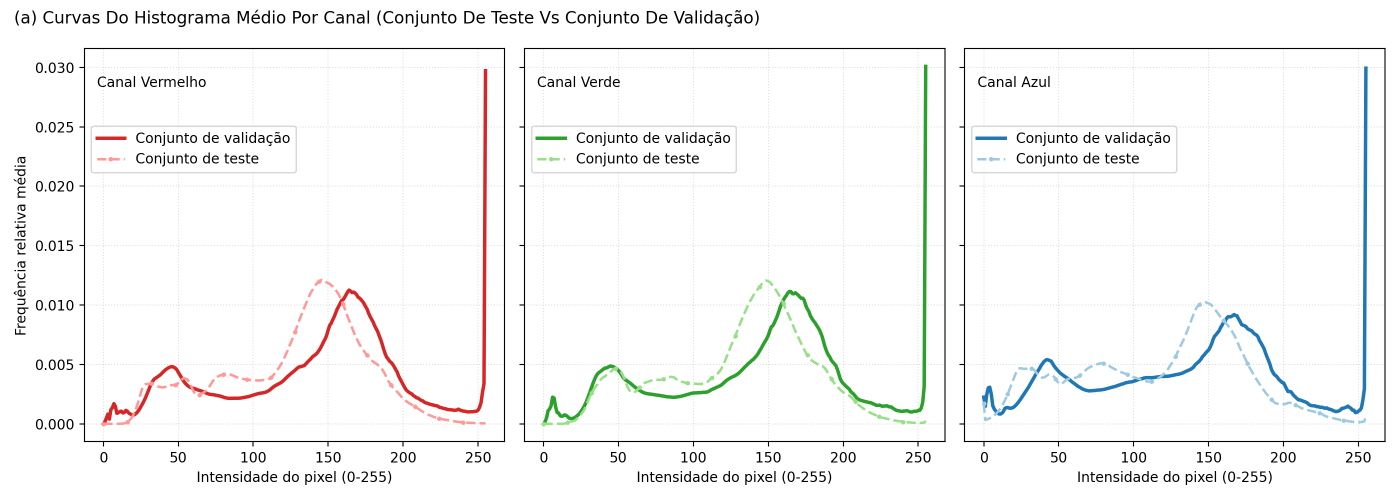
#> input picture dataset/testing/histograma_medio_rgb_test_vs_valid.png, 2800 x 1000 px (shown at 1/2 size); its folder holds only this picture in this run
$ python -i cut_code_testing.py   (imports and definitions only)
#> lines starting #> are read from the running program, lines starting #| are printed output that depends on the picture
import os
import numpy as np
import cv2 as cv2
import matplotlib.pyplot as plt
import tqdm
import os
import re

folder_path = "dataset//testing//hopper"
save_path = "dataset//testing//processed"
initial_number = 482

my_current_dir = os.getcwd()
folder_path = os.path.join(my_current_dir, folder_path)
save_path = os.path.join(my_current_dir, save_path)


target_shape = (2000, 2000) # altura, largura

def crop_bottom_center(
    img,
    crop_h=1500,
    crop_w=1500,
    horizontal_shift=0,   # negativo = esquerda, positivo = direita
    start_row=None        # None = começa no fundo (default)
):
    height, width, _ = img.shape

    # centro horizontal da imagem
    cx = width // 2

    # aplica o deslocamento horizontal
    cx = cx + horizontal_shift

    # limita para não sair da imagem
    cx = max(crop_w // 2, min(width - crop_w // 2, cx))

    # linha inicial (se None, usa o fundo padrão)
    if start_row is None:
        start_row = height - crop_h

    # garante que não passe dos limites
    start_row = max(0, min(height - crop_h, start_row))


    end_row = start_row + crop_h

    start_col = cx - crop_w // 2
    end_col = cx + crop_w // 2

    return img[start_row:end_row, start_col:end_col]


count = 1

def adjust_temperature(img, i=0):
    # img vem em RGB — converter para BGR para manipular
#> called with i = 0
    bgr = cv2.cvtColor(img, cv2.COLOR_RGB2BGR)
#> bgr is the input picture: shape (1000, 2800, 3); mean B, G, R 246.2, 246.6, 246.4

    b, g, r = cv2.split(bgr)
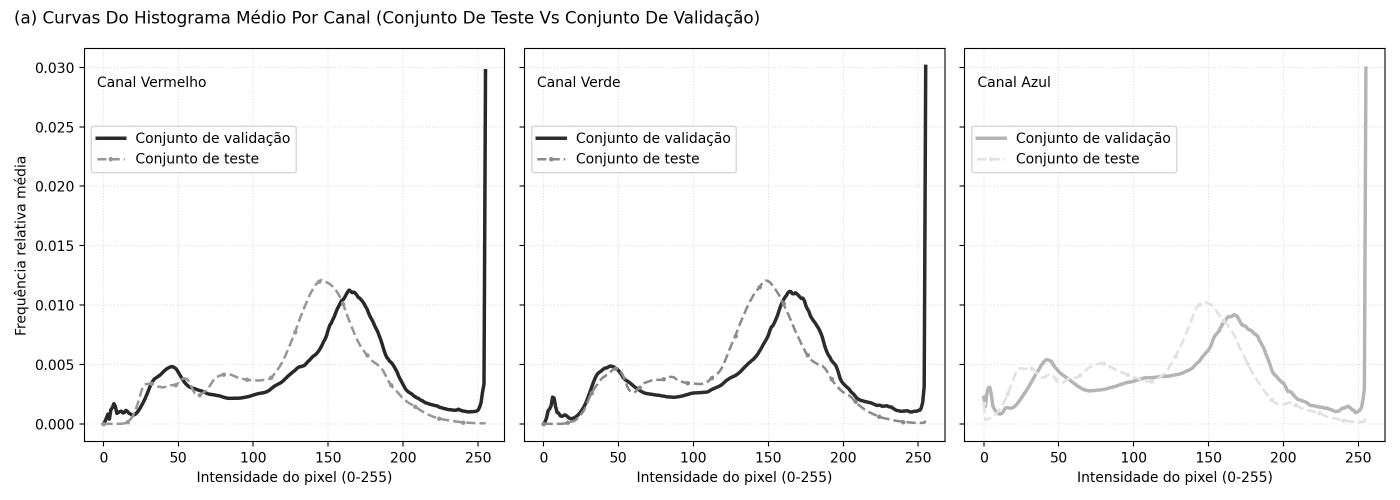
#> b: shape (1000, 2800) (shown at 1/2 size); min 0, max 255, mean 246.2
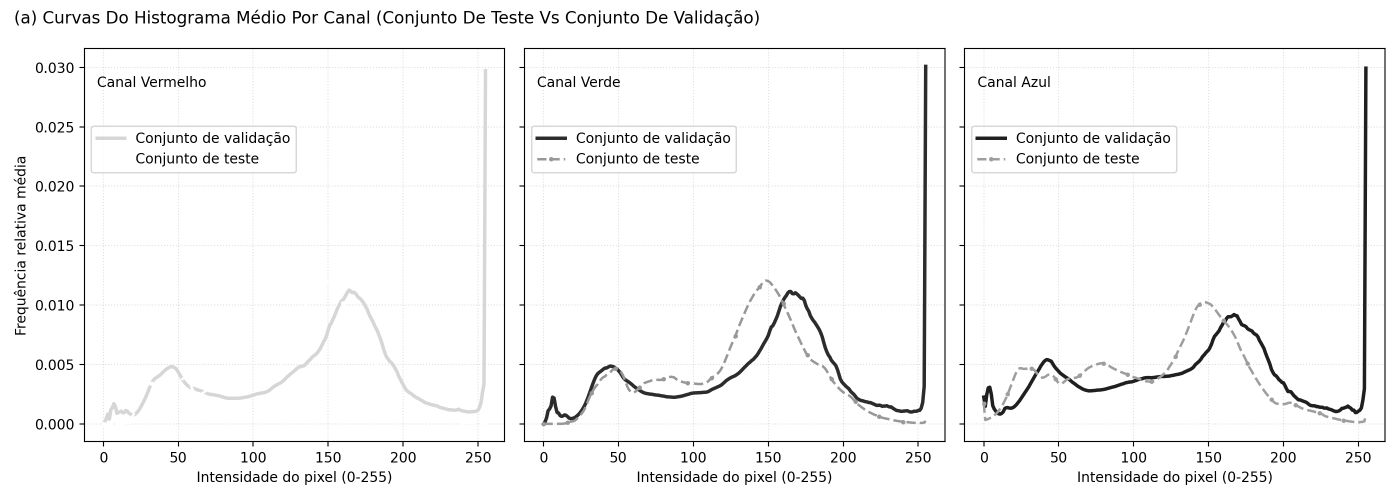
#> r: shape (1000, 2800) (shown at 1/2 size); min 0, max 255, mean 246.4

    # intensidade > 0 = esfria
    # intensidade < 0 = aquece
    b = cv2.add(b,  i)      # mais azul
    r = cv2.subtract(r, i)  # menos vermelho

    out = cv2.merge((b, g, r))
    out = cv2.cvtColor(out, cv2.COLOR_BGR2RGB)

    return out

import random
# [30 lines not run here, left out]

>>> import cv2
>>> picture = cv2.cvtColor(cv2.imread('histograma_medio_rgb_test_vs_valid.png'), cv2.COLOR_BGR2RGB)
>>> result = adjust_temperature(picture)

$ run again, on dataset/testing/histograma_medio_test_vs_valid.png
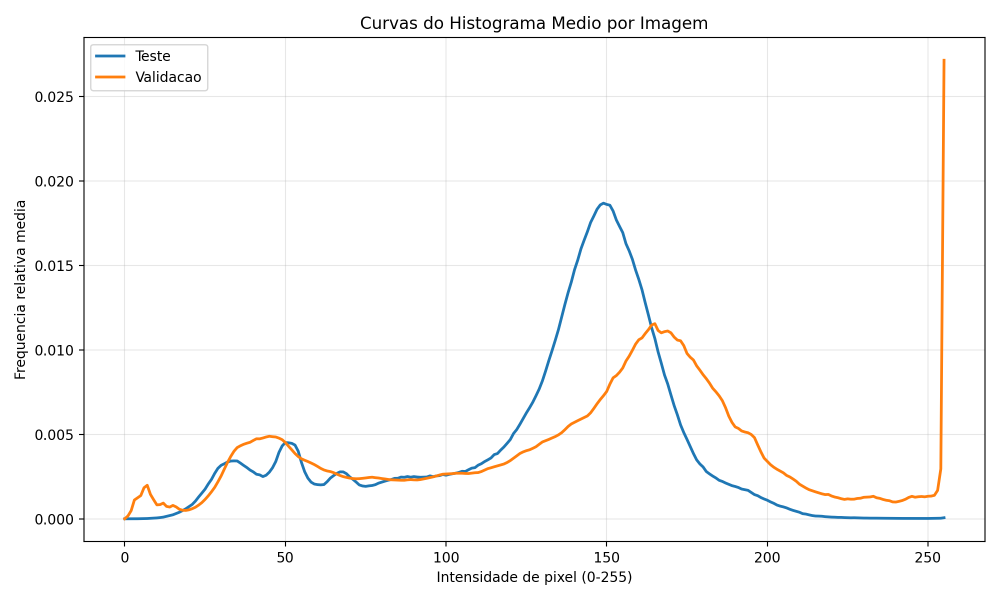
#> input picture dataset/testing/histograma_medio_test_vs_valid.png, 2000 x 1200 px (shown at 1/2 size)
#> in adjust_temperature, bgr is the input picture: shape (1200, 2000, 3); mean B, G, R 249.5, 250, 250.4
#> in adjust_temperature, `b, g, r = cv2.split(bgr)`:
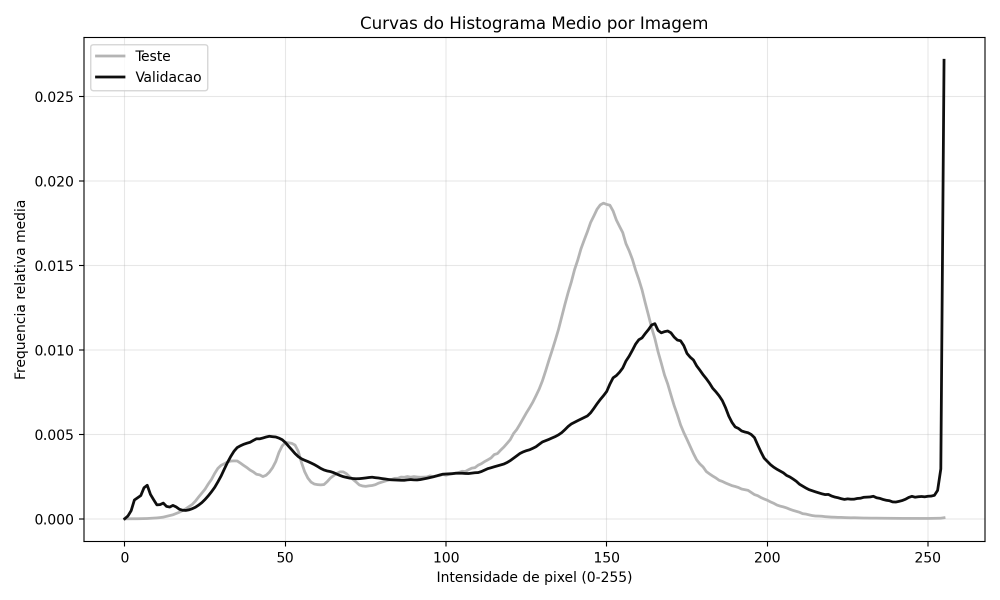
#> b: shape (1200, 2000) (shown at 1/2 size); min 0, max 255, mean 249.5
#> in adjust_temperature, `b, g, r = cv2.split(bgr)`:
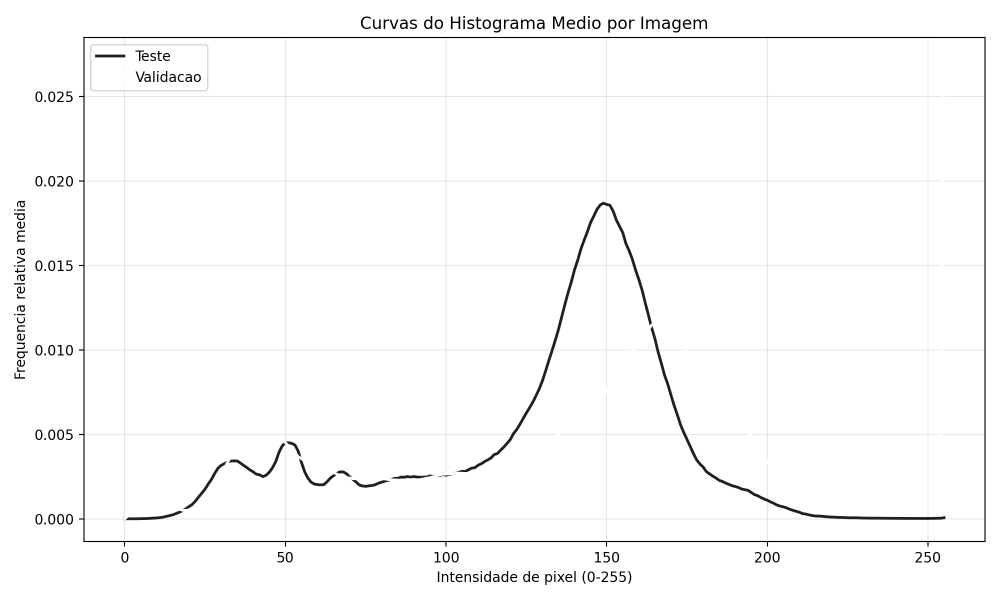
#> r: shape (1200, 2000) (shown at 1/2 size); min 0, max 255, mean 250.4
